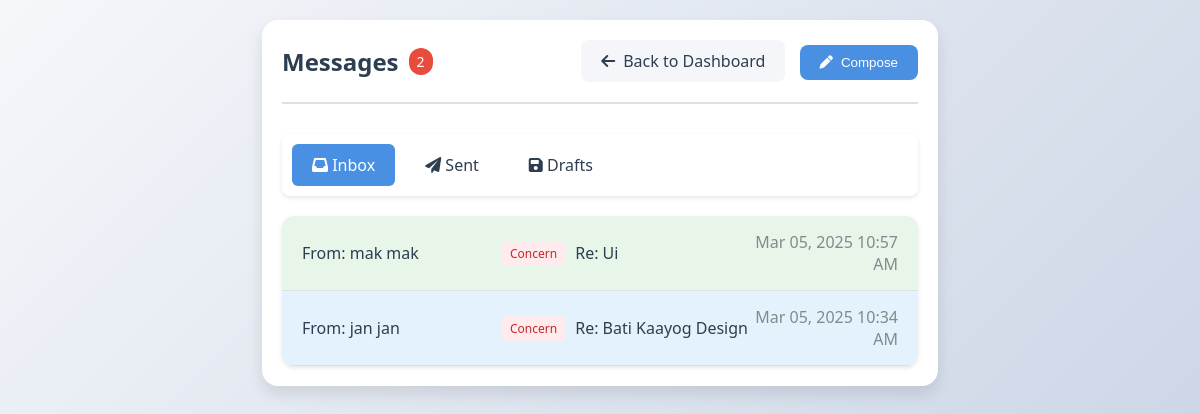
Screenshot of /inbox.php (signed in) with the database file from the repository.
### tables this page shows
CREATE TABLE `messages` (
  `id` int(11) NOT NULL,
  `subject` varchar(255) NOT NULL,
  `message` text NOT NULL,
  `sender_id` int(11) NOT NULL,
  `receiver_id` int(11) NOT NULL,
  `created_at` timestamp NOT NULL DEFAULT current_timestamp(),
  `is_read` tinyint(1) NOT NULL DEFAULT 0,
  `is_resolved` tinyint(1) NOT NULL DEFAULT 0,
  `parent_id` int(11) DEFAULT NULL,
  `message_type` enum('concern','reminder','casual') NOT NULL DEFAULT 'casual',
  `is_draft` tinyint(1) NOT NULL DEFAULT 0,
  `is_group` tinyint(1) NOT NULL DEFAULT 0
);

CREATE TABLE `users` (
  `id` int(11) NOT NULL,
  `first_name` varchar(100) NOT NULL,
  `last_name` varchar(100) NOT NULL,
  `middle_name` varchar(100) DEFAULT NULL,
  `username` varchar(100) NOT NULL,
  `password` varchar(255) NOT NULL,
  `role` enum('admin','staff') NOT NULL DEFAULT 'staff',
  `phone` varchar(20) DEFAULT NULL
);

### inbox.php (the view, shortened to what this page needs)
<?php
$host = "localhost";
$dbname = "accountant";
$username = "root";
$password = "";
$conn = new mysqli($host, $username, $password, $dbname);
$create_attachments_table = "CREATE TABLE IF NOT EXISTS message_attachments (
    id INT PRIMARY KEY AUTO_INCREMENT,
    message_id INT NOT NULL,
    file_name VARCHAR(255) NOT NULL,
    file_path VARCHAR(255) NOT NULL,
    file_size INT NOT NULL,
    file_type VARCHAR(100) NOT NULL,
    created_at TIMESTAMP DEFAULT CURRENT_TIMESTAMP,
    FOREIGN KEY (message_id) REFERENCES messages(id) ON DELETE CASCADE
)";
$conn->query($create_attachments_table);
$user_id = $_SESSION['user_id'];
$current_tab = isset($_GET['tab']) ? $_GET['tab'] : 'inbox';
switch ($current_tab) {
    default:
        $messages_query = "SELECT DISTINCT m.*,
                          u1.first_name as sender_first_name, u1.last_name as sender_last_name,
                          u2.first_name as receiver_first_name, u2.last_name as receiver_last_name
                          FROM messages m
                          JOIN users u1 ON m.sender_id = u1.id
                          LEFT JOIN users u2 ON m.receiver_id = u2.id
                          LEFT JOIN message_recipients mr ON m.id = mr.message_id
                          WHERE (
                              (m.receiver_id = ? AND NOT m.is_group)
                              OR (mr.user_id = ? AND m.is_group)
                          )
                          AND m.is_draft = 0
                          ORDER BY m.created_at DESC";
        break;
}
$stmt = $conn->prepare($messages_query);
if ($current_tab === 'inbox') {
    $stmt->bind_param("ii", $user_id, $user_id);
} else {
    $stmt->bind_param("i", $user_id);
}
$stmt->execute();
$messages_result = $stmt->get_result();
$notifications_query = "SELECT COUNT(*) as count FROM notifications WHERE user_id = ? AND `read` = 0";
$notify_stmt = $conn->prepare($notifications_query);
$notify_stmt->bind_param("i", $user_id);
$notify_stmt->execute();
$notify_result = $notify_stmt->get_result();
$notify_count = $notify_result->fetch_assoc()['count'];
?>
<!DOCTYPE html>
<html lang="en">
<head>
    <link rel="stylesheet" href="https://cdnjs.cloudflare.com/ajax/libs/font-awesome/6.0.0/css/all.min.css">
</head>
<body>
    <div class="container">
        <div class="header">
            <h1>Messages <?php if ($notify_count > 0): ?><span class="notification-badge"><?php echo $notify_count; ?></span><?php endif; ?></h1>
            <div>
                <a href="dashboard.php" class="back-btn">
                    <i class="fas fa-arrow-left"></i> Back to Dashboard
                </a>
                <button class="compose-btn" onclick="showComposeForm()">
                    <i class="fas fa-pen"></i> Compose
                </button>
            </div>
        </div>
        <div class="tabs">
            <a href="?tab=inbox" class="tab <?php echo $current_tab === 'inbox' ? 'active' : ''; ?>">
                <i class="fas fa-inbox"></i> Inbox
            </a>
            <a href="?tab=sent" class="tab <?php echo $current_tab === 'sent' ? 'active' : ''; ?>">
                <i class="fas fa-paper-plane"></i> Sent
            </a>
            <a href="?tab=drafts" class="tab <?php echo $current_tab === 'drafts' ? 'active' : ''; ?>">
                <i class="fas fa-save"></i> Drafts
            </a>
        </div>
        <div class="message-list">
            <?php while ($message = $messages_result->fetch_assoc()): ?>
                <div class="message-item <?php echo !$message['is_read'] ? 'unread' : ''; ?> <?php echo $message['is_resolved'] ? 'resolved' : ''; ?>"
                     data-message-id="<?php echo $message['id']; ?>"
                     onclick="viewMessage(<?php echo $message['id']; ?>, '<?php echo $current_tab; ?>')">
                    <div class="message-sender">
                        <?php
                        if ($current_tab === 'sent') {
                            echo "To: " . htmlspecialchars($message['receiver_name']);
                        } else {
                            echo "From: " . htmlspecialchars($message['sender_first_name'] . ' ' . $message['sender_last_name']);
                        }
                        ?>
                    </div>
                    <div class="message-subject">
                        <span class="message-type type-<?php echo htmlspecialchars($message['message_type']); ?>">
                            <?php echo ucfirst(htmlspecialchars($message['message_type'])); ?>
                        </span>
                        <?php
                        echo htmlspecialchars($message['subject']);
                        ?>
                    </div>
                    <div class="message-date">
                        <?php echo date('M d, Y h:i A', strtotime($message['created_at'])); ?>
                    </div>
                </div>
            <?php endwhile; ?>
        </div>
    </div>
</body>
</html>

### inbox.php (style rules this page uses)
:root { --primary-color: #4a90e2; --secondary-color: #f5f6fa; --text-color: #2c3e50; --light-text: #7f8c8d; --border-color: #e0e0e0; --success-color: #2ecc71; --danger-color: #e74c3c; --warning-color: #f1c40f; --shadow-sm: 0 2px 4px rgba(0,0,0,0.1); --shadow-md: 0 4px 6px rgba(0,0,0,0.1); --shadow-lg: 0 8px 16px rgba(0,0,0,0.1); }
body { font-family: 'Segoe UI', Tahoma, Geneva, Verdana, sans-serif; margin: 0; padding: 0; background: linear-gradient(135deg, #f5f7fa 0%, #c3cfe2 100%); color: var(--text-color); height: 100vh; display: flex; flex-direction: column; }
.container { max-width: 1200px; margin: 20px auto; padding: 20px; background: white; border-radius: 16px; box-shadow: var(--shadow-lg); }
.header { display: flex; justify-content: space-between; align-items: center; margin-bottom: 30px; padding-bottom: 20px; border-bottom: 2px solid var(--border-color); }
.header h1 { margin: 0; font-size: 24px; color: var(--text-color); display: flex; align-items: center; gap: 10px; }
.notification-badge { background: var(--danger-color); color: white; padding: 4px 8px; border-radius: 12px; font-size: 14px; font-weight: 500; }
.back-btn, .compose-btn { padding: 10px 20px; border-radius: 8px; text-decoration: none; display: inline-flex; align-items: center; gap: 8px; font-weight: 500; transition: all 0.3s ease; cursor: pointer; border: none; }
.back-btn { background: var(--secondary-color); color: var(--text-color); margin-right: 10px; }
.compose-btn { background: var(--primary-color); color: white; }
.message-list { background: white; border-radius: 12px; overflow: hidden; box-shadow: var(--shadow-sm); }
.message-item { display: flex; align-items: center; padding: 15px 20px; border-bottom: 1px solid var(--border-color); cursor: pointer; transition: all 0.3s ease; }
.message-item.unread { background: #e3f2fd; font-weight: 500; }
.message-item.resolved { background: #e8f5e9; }
.message-sender { width: 200px; font-weight: 500; }
.message-subject { flex-grow: 1; display: flex; align-items: center; gap: 10px; }
.message-type { padding: 4px 8px; border-radius: 4px; font-size: 12px; font-weight: 500; }
.type-concern { background: #ffebee; color: #c62828; }
.message-date { width: 150px; text-align: right; color: var(--light-text); }
.tabs { display: flex; margin-bottom: 20px; background: white; padding: 10px; border-radius: 8px; box-shadow: var(--shadow-sm); }
.tab { padding: 10px 20px; cursor: pointer; border-radius: 6px; margin-right: 10px; transition: all 0.3s ease; color: var(--text-color); text-decoration: none; }
.tab.active { background: var(--primary-color); color: white; }

### rows the page displays
messages: sender.last_name "mak mak", message_type "Concern", subject "Re: Ui", created_at "Mar 05, 2025 10:57 AM"
messages: sender.last_name "jan jan", message_type "Concern", subject "Re: Bati Kaayog Design", created_at "Mar 05, 2025 10:34 AM"

### other values shown
$notify_count "2"
